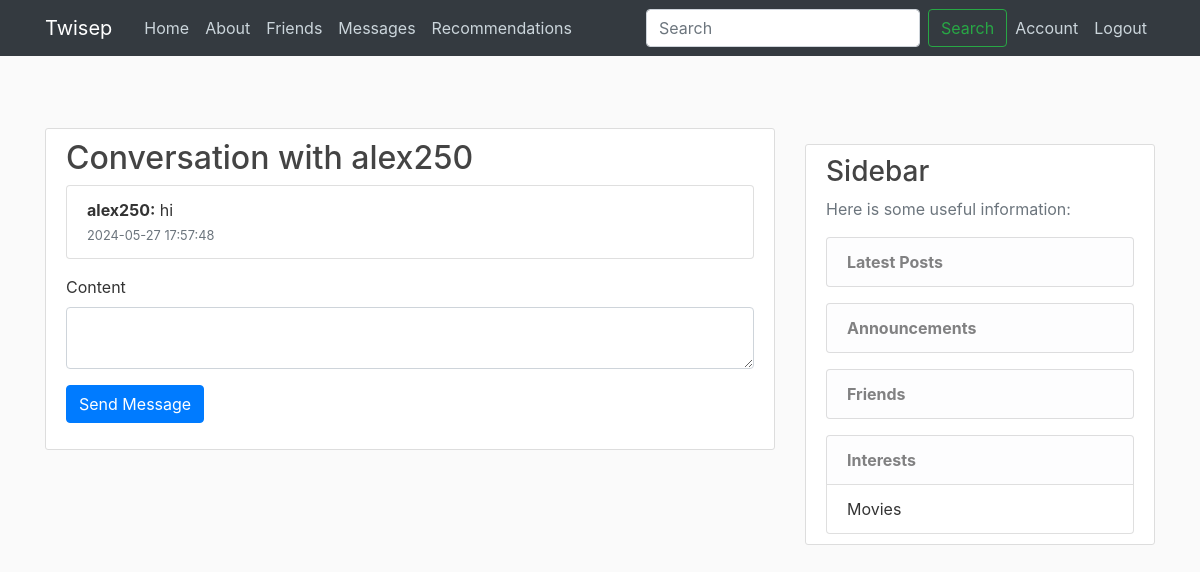
/conversation/1 (signed in), run on the app's committed database.
### flaskblog/models.py (models this page shows, shortened)
class User(db.Model, UserMixin):
    id = db.Column(db.Integer, primary_key=True)
    username = db.Column(db.String(20), unique=True, nullable=False)
    email = db.Column(db.String(120), unique=True, nullable=False)
    image_file = db.Column(db.String(20), nullable=False, default='default.jpg')
    password = db.Column(db.String(60), nullable=False)
    biography = db.Column(db.Text, nullable=True)
    posts = db.relationship('Post', backref='author', lazy=True)
    comments = db.relationship('Comment', backref='author', lazy=True)
    likes = db.relationship('Like', backref='user', lazy=True)
    sent_messages = db.relationship('Message', foreign_keys='Message.sender_id', backref='message_sender', lazy=True)
    received_messages = db.relationship('Message', foreign_keys='Message.receiver_id', backref='message_receiver', lazy=True)
    notifications = db.relationship('Notification', backref='user', lazy=True)
    profile_settings = db.relationship('ProfileSettings', backref='user', uselist=False)
    interests = db.relationship('Interest', backref='user', lazy=True)
    conversations_as_user1 = db.relationship('Conversation', foreign_keys='Conversation.user1_id', backref='user1', lazy=True)
    conversations_as_user2 = db.relationship('Conversation', foreign_keys='Conversation.user2_id', backref='user2', lazy=True)
    friends = db.relationship(
        'User', secondary='friendship',
        primaryjoin=(Friendship.user_id == id),
        secondaryjoin=(Friendship.friend_id == id),
        backref=db.backref('friends_of', lazy='dynamic'), lazy='dynamic')

class Message(db.Model):
    id = db.Column(db.Integer, primary_key=True)
    content = db.Column(db.Text, nullable=False)
    date_sent = db.Column(db.DateTime, nullable=False, default=datetime.utcnow)
    sender_id = db.Column(db.Integer, db.ForeignKey('user.id'), nullable=False)
    receiver_id = db.Column(db.Integer, db.ForeignKey('user.id'), nullable=False)
    conversation_id = db.Column(db.Integer, db.ForeignKey('conversation.id'), nullable=False)
    sender = db.relationship('User', foreign_keys=[sender_id], backref='messages_sent')
    receiver = db.relationship('User', foreign_keys=[receiver_id], backref='messages_received')

class Interest(db.Model):
    id = db.Column(db.Integer, primary_key=True)
    name = db.Column(db.String(100), nullable=False)
    user_id = db.Column(db.Integer, db.ForeignKey('user.id'), nullable=False)

### flaskblog/routes.py (the view, shortened to what this page needs)
@app.route("/conversation/<int:conversation_id>", methods=['GET', 'POST'])
@login_required
def conversation(conversation_id):
    conversation = Conversation.query.get_or_404(conversation_id)
    messages = Message.query.filter_by(conversation_id=conversation_id).order_by(Message.date_sent.asc()).all()
    form = MessageForm()
    form.receiver_id.choices = [(conversation.user1.id, conversation.user1.username), (conversation.user2.id, conversation.user2.username)]
    return render_template('conversation.html', conversation=conversation, messages=messages, form=form)

### flaskblog/forms.py
class MessageForm(FlaskForm):
    receiver_id = SelectField('Select Friend', coerce=int, validators=[DataRequired()])
    content = TextAreaField('Content', validators=[DataRequired()])
    submit = SubmitField('Send Message')

class SearchUserForm(FlaskForm):
    username = StringField('Username', validators=[DataRequired(), Length(min=2, max=20)])
    submit = SubmitField('Search')

### flaskblog/models.py (called while the page is built)
@login_manager.user_loader
def load_user(user_id):
    return User.query.get(int(user_id))

### flaskblog/routes.py (called while the page is built)
@app.context_processor
def inject_search_form():
    return {
        'search_form': SearchUserForm(),
        'csrf_token': generate_csrf()
    }

### flaskblog/templates/conversation.html (shortened to what this page needs)
{% extends "layout.html" %}
{% block content %}
<div class="content-section">
    <h2>Conversation with {{ conversation.user1.username if conversation.user1.id != current_user.id else conversation.user2.username }}</h2>
    <ul class="list-group mb-3">
        {% for message in messages %}
        <li class="list-group-item">
            <strong>{{ message.sender.username }}:</strong> {{ message.content }}
            <br><small class="text-muted">{{ message.date_sent.strftime('%Y-%m-%d %H:%M:%S') }}</small>
        </li>
        {% endfor %}
    </ul>
    <form method="POST" action="{{ url_for('conversation', conversation_id=conversation.id) }}">
        <div class="form-group">
            {{ form.content.label(class="form-control-label") }}
            {{ form.content(class="form-control") }}
        </div>
        <div class="form-group">
            {{ form.submit(class="btn btn-primary") }}
        </div>
    </form>
</div>
{% endblock %}

### flaskblog/templates/layout.html (shortened to what this page needs)
<!DOCTYPE html>
<html>
<head>
     <link rel="stylesheet" href="https://maxcdn.bootstrapcdn.com/bootstrap/4.0.0/css/bootstrap.min.css">
     <link rel="stylesheet" type="text/css" href="{{ url_for('static', filename='main.css') }}">
</head>
<body>
    <header class="site-header">
        <nav class="navbar navbar-expand-md navbar-dark bg-dark fixed-top">
            <div class="container">
                <a class="navbar-brand mr-4" href="/">Twisep</a>
                <div class="collapse navbar-collapse" id="navbarToggle">
                    <div class="navbar-nav mr-auto">
                        <a class="nav-item nav-link" href="{{ url_for('home') }}">Home</a>
                        <a class="nav-item nav-link" href="{{ url_for('about') }}">About</a>
                        <a class="nav-item nav-link" href="{{ url_for('friends') }}">Friends</a>
                        <a class="nav-item nav-link" href="{{ url_for('conversations') }}">Messages</a>
                        <a class="nav-item nav-link" href="{{ url_for('recommendations_page') }}">Recommendations</a>
                    </div>
                    <div class="navbar-nav ml-auto">
                        <form class="form-inline my-2 my-lg-0" method="POST" action="{{ url_for('search') }}">
                            {{ search_form.username(class="form-control mr-sm-2", placeholder="Search", aria_label="Search") }}
                            <button class="btn btn-outline-success my-2 my-sm-0" type="submit">Search</button>
                        </form>
                        {% if current_user.is_authenticated %}
                            <a class="nav-item nav-link" href="{{ url_for('account') }}">Account</a>
                            <a class="nav-item nav-link" href="{{ url_for('logout') }}">Logout</a>
                        {% else %}
                            <a class="nav-item nav-link" href="{{ url_for('login') }}">Login</a>
                            <a class="nav-item nav-link" href="{{ url_for('register') }}">Register</a>
                        {% endif %}
                    </div>
                </div>
            </div>
        </nav>
    </header>
    <main role="main" class="container mt-5 pt-5">
        <div class="row">
            <div class="col-md-8">
                {% block content %}{% endblock %}
            </div>
            <div class="col-md-4">
                <div class="content-section mt-3">
                    <h3>Sidebar</h3>
                    <p class='text-muted'>Here is some useful information:</p>
                    <ul class="list-group">
                        <li class="list-group-item list-group-item-light"><strong>Latest Posts</strong></li>
                    </ul>
                    {% if current_user.is_authenticated %}
                    <ul class="list-group mt-3">
                        <li class="list-group-item list-group-item-light"><strong>Announcements</strong></li>
                    </ul>
                    <ul class="list-group mt-3">
                        <li class="list-group-item list-group-item-light"><strong>Friends</strong></li>
                    </ul>
                    <ul class="list-group mt-3">
                        <li class="list-group-item list-group-item-light"><strong>Interests</strong></li>
                        {% for interest in current_user.interests %}
                        <li class="list-group-item">{{ interest.name }}</li>
                        {% endfor %}
                    </ul>
                    {% endif %}
                </div>
            </div>
        </div>
    </main>
</body>
</html>

### flaskblog/static/main.css (style rules this page uses)
body { background: #fafafa; color: #333333; margin-top: 5rem; }
h1, h2, h3, h4, h5, h6 { color: #444444; }
.site-header .navbar-nav .nav-link { color: #cbd5db; }
.content-section { background: #ffffff; padding: 10px 20px; border: 1px solid #dddddd; border-radius: 3px; margin-bottom: 20px; }

### data on the page
User: user1 "alex250"
Message: sender.username "alex250", content "hi", date_sent "2024-05-27 17:57:48"
Interest: name "Movies"
